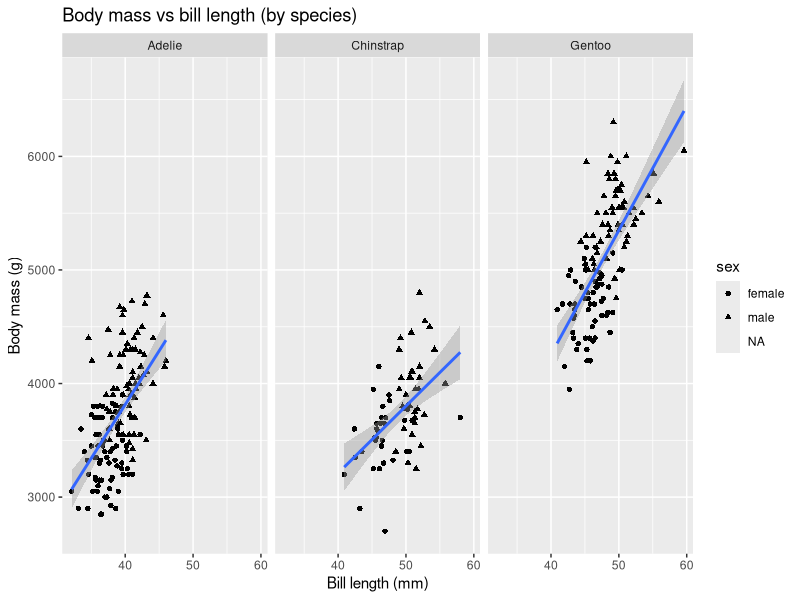
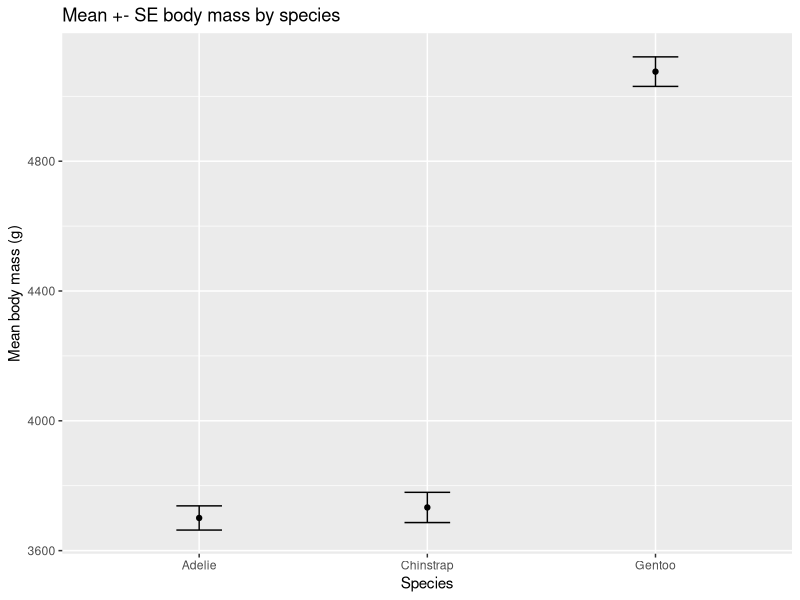

These figures' R source, in order:
## ---- chunk 1
library(tidyverse)
library(palmerpenguins)

# Example: define "mature" differently for each sex
penguins_mature <- penguins %>%
  filter(
    (sex == "male"   & body_mass_g >= 4500) |
    (sex == "female" & body_mass_g >= 4000)
  ) %>%
  drop_na(sex, body_mass_g)

penguins_mature %>% count(sex)
## ---- chunk 2
penguins %>%
  group_by(species, island) %>%
  summarise(
    n = n(),
    across(
      .cols = c(bill_length_mm, bill_depth_mm, flipper_length_mm, body_mass_g),
      .fns  = list(
        mean = ~ mean(.x, na.rm = TRUE),
        sd   = ~ sd(.x, na.rm = TRUE),
        min  = ~ min(.x, na.rm = TRUE),
        max  = ~ max(.x, na.rm = TRUE)
      ),
      .names = "{.col}_{.fn}"
    ),
    .groups = "drop"
  )
## ---- chunk 3
penguins %>%
  group_by(species) %>%
  mutate(
    mass_centered = body_mass_g - mean(body_mass_g, na.rm = TRUE),
    mass_z = (body_mass_g - mean(body_mass_g, na.rm = TRUE)) / sd(body_mass_g, na.rm = TRUE),
    mass_rank = dense_rank(desc(body_mass_g))
  ) %>%
  ungroup() %>%
  select(species, body_mass_g, mass_centered, mass_z, mass_rank) %>%
  slice_head(n = 10)
## ---- chunk 4
avg_mass <- penguins %>%
  group_by(species) %>%
  summarise(avg_mass = mean(body_mass_g, na.rm = TRUE), .groups = "drop")

penguins %>%
  left_join(avg_mass, by = "species") %>%
  mutate(mass_minus_species_avg = body_mass_g - avg_mass) %>%
  select(species, body_mass_g, avg_mass, mass_minus_species_avg) %>%
  slice_head(n = 8)
## ---- chunk 5
penguins %>%
  select(species, island, starts_with("bill"), body_mass_g) %>%
  pivot_longer(
    cols = c(bill_length_mm, bill_depth_mm),
    names_to = "bill_measure",
    values_to = "mm"
  ) %>%
  group_by(species, island, bill_measure) %>%
  summarise(mean_mm = mean(mm, na.rm = TRUE), n = sum(!is.na(mm)), .groups = "drop") %>%
  pivot_wider(names_from = bill_measure, values_from = mean_mm)
## ---- chunk 6
# 1) Drop only what you need for an analysis
model_df <- penguins %>% drop_na(bill_length_mm, body_mass_g, species)

# 2) Fill a column down/up within groups (common with time/ordered data)
filled <- penguins %>%
  group_by(island) %>%
  arrange(year) %>%
  fill(sex, .direction = "downup") %>%
  ungroup()

# 3) Replace NA with a value (careful: changes meaning!)
replaced <- penguins %>%
  mutate(body_mass_g = replace_na(body_mass_g, 0))
## ---- chunk 7
library(broom)

penguins %>%
  drop_na(bill_length_mm, body_mass_g, species) %>%
  group_by(species) %>%
  nest() %>%
  mutate(
    fit  = map(data, ~ lm(body_mass_g ~ bill_length_mm, data = .x)),
    tidy = map(fit, tidy),
    glance = map(fit, glance)
  ) %>%
  select(species, tidy) %>%
  unnest(tidy)
## ---- chunk 8
# Compare body mass between two groups (example: Adelie vs Chinstrap)
two_species <- penguins %>%
  filter(species %in% c("Adelie", "Chinstrap")) %>%
  drop_na(body_mass_g)

res <- t.test(body_mass_g ~ species, data = two_species)

res$p.value
res$estimate     # group means (named)
res$conf.int     # CI for difference in means
## ---- chunk 9
penguins %>%
  ggplot(aes(x = bill_length_mm, y = body_mass_g)) +
  geom_point(aes(shape = sex), na.rm = TRUE) +
  geom_smooth(method = "lm", se = TRUE, na.rm = TRUE) +
  facet_wrap(~ species) +
  labs(
    title = "Body mass vs bill length (by species)",
    x = "Bill length (mm)",
    y = "Body mass (g)"
  )
## ---- chunk 10
summary_df <- penguins %>%
  group_by(species) %>%
  summarise(
    n = sum(!is.na(body_mass_g)),
    mean_mass = mean(body_mass_g, na.rm = TRUE),
    se_mass = sd(body_mass_g, na.rm = TRUE) / sqrt(n),
    .groups = "drop"
  )

summary_df %>%
  ggplot(aes(x = species, y = mean_mass)) +
  geom_point() +
  geom_errorbar(aes(ymin = mean_mass - se_mass, ymax = mean_mass + se_mass), width = 0.2) +
  labs(x = "Species", y = "Mean body mass (g)", title = "Mean +- SE body mass by species")
